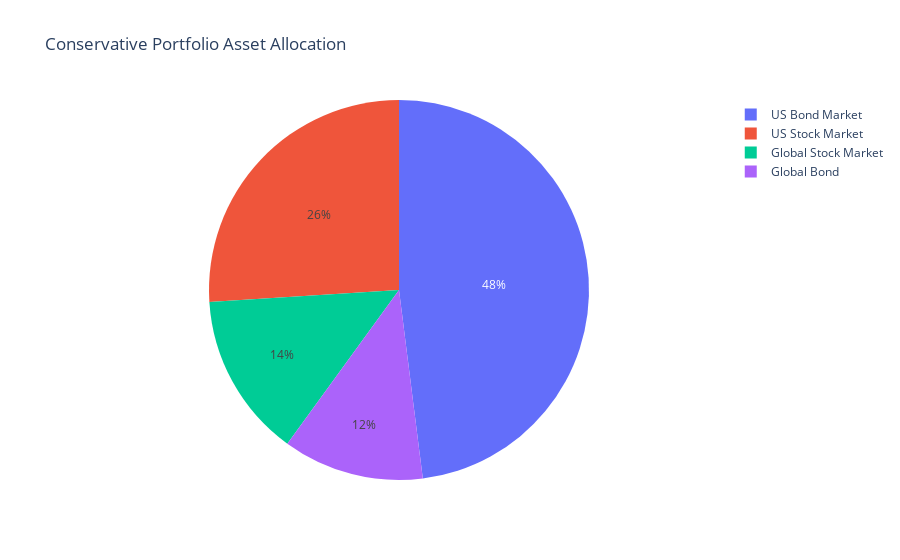

This figure's notebook cell:
### Code cell
#Portfolio Asset Allocation. 
labels = ['US Bond Market','Global Bond','Global Stock Market','US Stock Market']
weights1 = [0.48, 0.12, 0.14, 0.26]

fig1 = go.Figure(data=[go.Pie(labels=labels, values=weights1)])
fig1.update_layout(title="Conservative Portfolio Asset Allocation")
fig1.show()

### Figure 1 — Plotly figure (JSON) as saved in the notebook; plotly's stock layout.template omitted (floating-point values rounded to 4 significant figures)
{"data": [{"labels": ["US Bond Market", "Global Bond", "Global Stock Market", "US Stock Market"], "type": "pie", "values": [0.48, 0.12, 0.14, 0.26]}], "layout": {"autosize": true, "title": {"text": "Conservative Portfolio Asset Allocation"}}}
